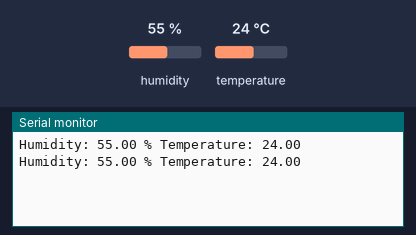
A sketch run on a simulated Arduino Uno, built with avr-gcc and run on an emulated ATmega328P. Parts: the last lines printed to the serial monitor. Inputs (shaded band) come from the test bench; at power-on: humidity 55 %, temperature 24 °C.

Above: at 2.8 s.
2.9 s: humidity set to 22 %
At 4.9 s:
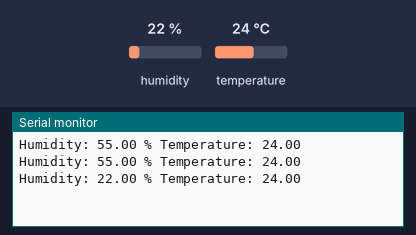
5.6 s: temperature set to 12 °C
At 7.4 s:
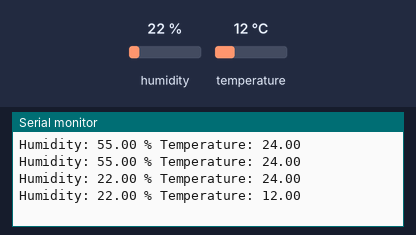
8.3 s: humidity set to 40 %
At 11.0 s:
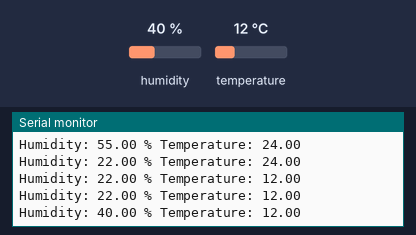
Timing chart, 0 to 12.5 s (numbered marks = the images above; inputs shaded):
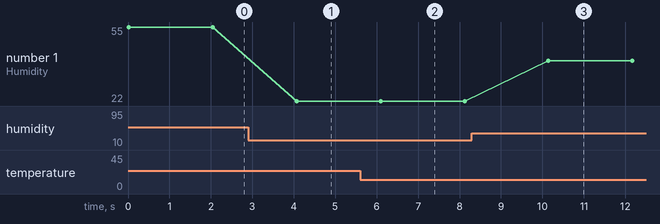

The sketch:

DTH11_Serial_Monitor.ino
```cpp
    //Include libraries through the library manager
#include <Adafruit_Sensor.h>
#include <DHT.h>

    //Creates a dht object on pin 2 using DHT11 type
DHT dht = DHT(2, DHT11);

void setup()
{
  Serial.begin(9600);
  dht.begin();

}

void loop()
{
  Serial.println();

    //Reads the Humidity and Temperature
  float h = dht.readHumidity();
  float t = dht.readTemperature();

  Serial.print("Humidity: ");
  Serial.print(h);
  Serial.print(" % ");
  Serial.print("Temperature: ");
  Serial.print(t);

  delay(2000);

}
```

Measured:
- after the input at 2.9 s, the serial monitor: prints a new line after 1.2 s (image 1)
- after the input at 5.6 s, the serial monitor: prints a new line after 0.50 s (image 2)
- after the input at 8.3 s, the serial monitor: prints a new line after 1.8 s (image 3)
- plotted number 1: 55 → 22 after the input at 2.9 s, 22 → 40 after the input at 8.3 s
